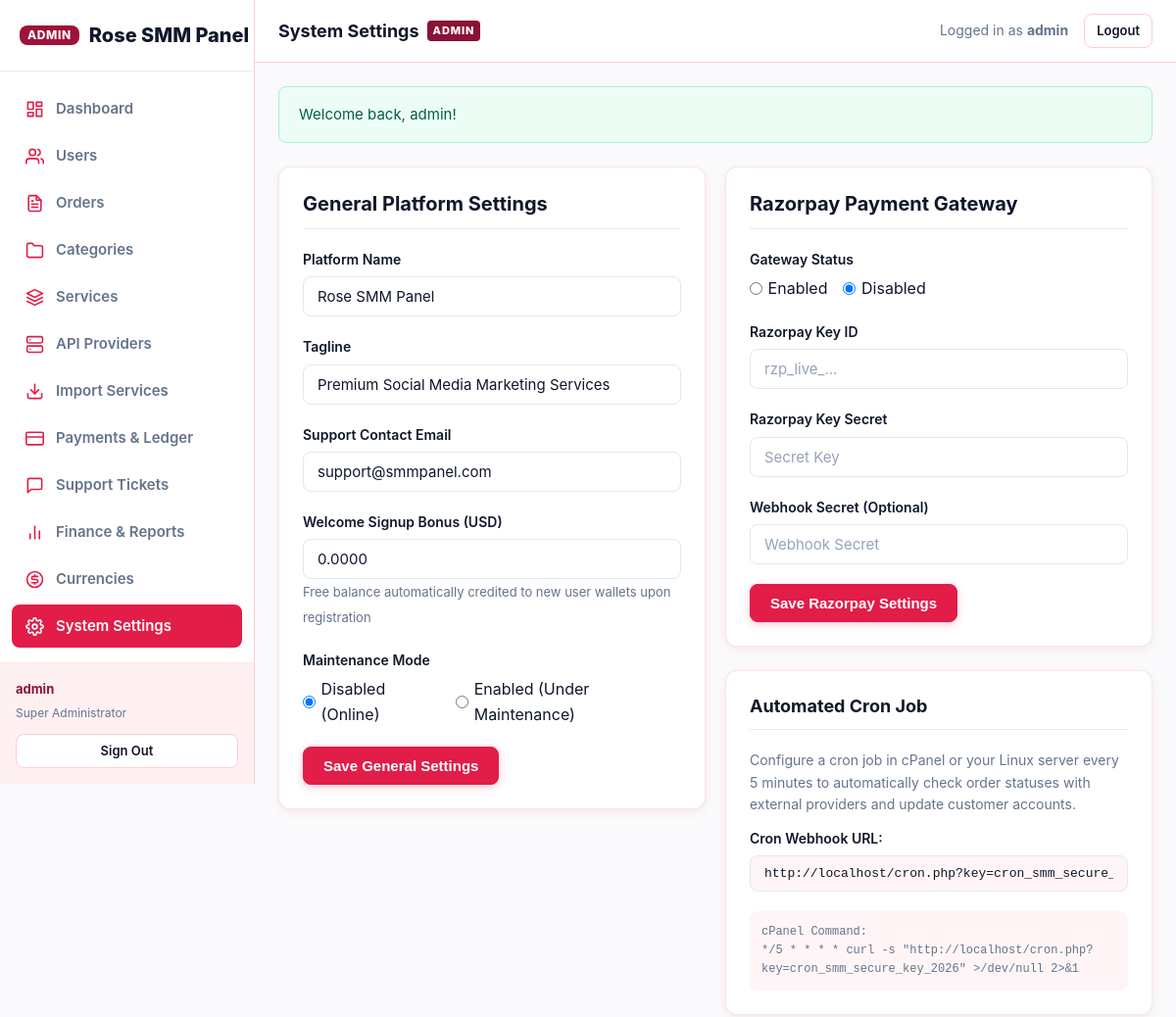
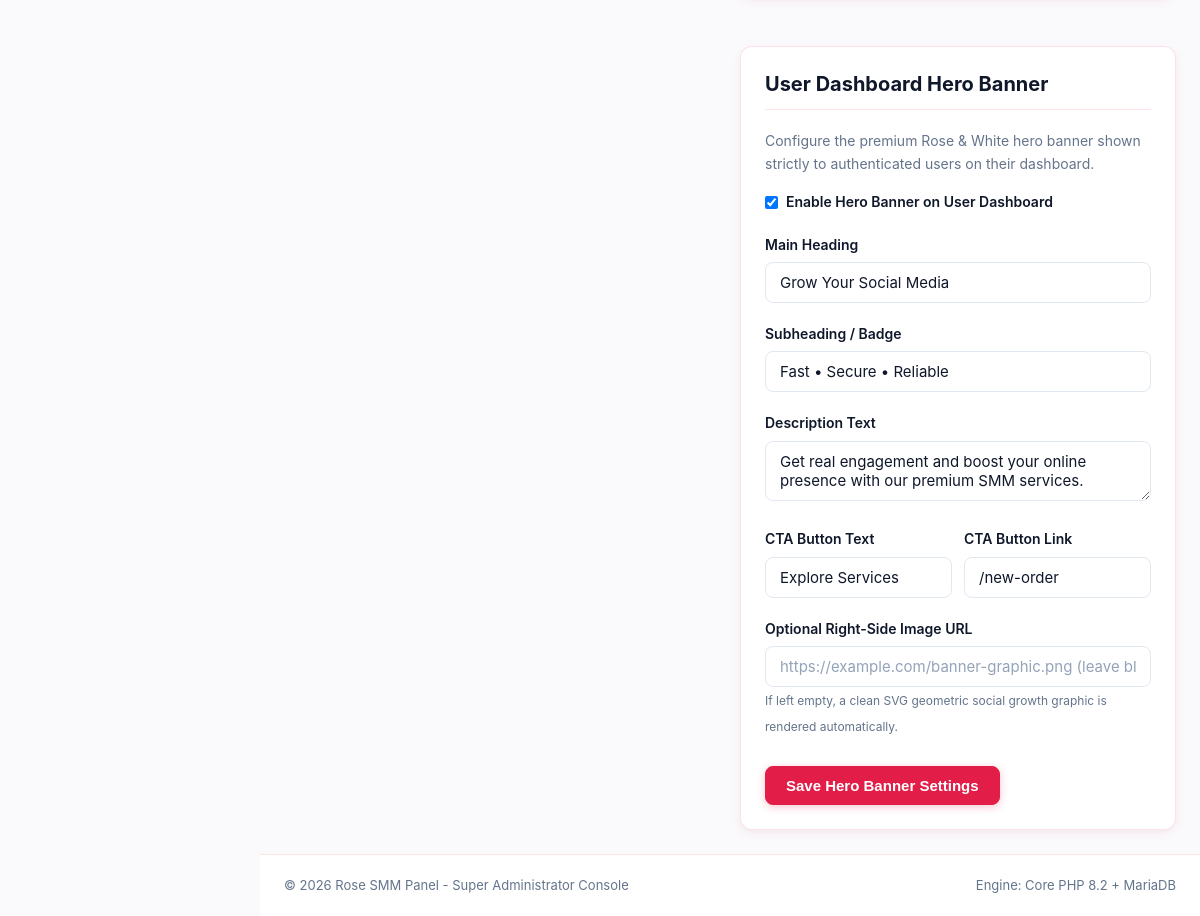
The app's page /admin/settings (signed in) with its own data (2 pictures, top to bottom).
### tables this page shows
CREATE TABLE `users` (
  `id` INT AUTO_INCREMENT PRIMARY KEY,
  `username` VARCHAR(64) NOT NULL UNIQUE,
  `email` VARCHAR(191) NOT NULL UNIQUE,
  `password` VARCHAR(255) NOT NULL,
  `role` ENUM('user', 'admin') NOT NULL DEFAULT 'user',
  `balance` DECIMAL(15, 4) NOT NULL DEFAULT 0.0000,
  `currency_code` VARCHAR(10) NOT NULL DEFAULT 'USD',
  `api_key` VARCHAR(64) UNIQUE NULL,
  `status` ENUM('active', 'suspended', 'pending') NOT NULL DEFAULT 'active',
  `reset_token` VARCHAR(64) NULL,
  `reset_expires` DATETIME NULL,
  `created_at` TIMESTAMP NOT NULL DEFAULT CURRENT_TIMESTAMP,
  `updated_at` TIMESTAMP NOT NULL DEFAULT CURRENT_TIMESTAMP ON UPDATE CURRENT_TIMESTAMP,
  INDEX `idx_users_role` (`role`),
  INDEX `idx_users_status` (`status`)
);

CREATE TABLE IF NOT EXISTS `hero_banners` (
  `id` INT NOT NULL AUTO_INCREMENT,
  `heading` VARCHAR(255) NOT NULL,
  `subheading` VARCHAR(255) DEFAULT NULL,
  `description` TEXT DEFAULT NULL,
  `cta_text` VARCHAR(100) NOT NULL DEFAULT 'Explore Services',
  `cta_link` VARCHAR(255) NOT NULL DEFAULT '/new-order',
  `image_url` VARCHAR(255) DEFAULT NULL,
  `sort_order` INT NOT NULL DEFAULT 0,
  `is_active` TINYINT(1) NOT NULL DEFAULT 1,
  `created_at` TIMESTAMP NULL DEFAULT CURRENT_TIMESTAMP,
  `updated_at` TIMESTAMP NULL DEFAULT CURRENT_TIMESTAMP ON UPDATE CURRENT_TIMESTAMP,
  PRIMARY KEY (`id`)
);

### themes/classic/views/admin/settings.php (the view, shortened to what the rows shown need)
<?php
$pageTitle = 'System Settings';
$currentPage = 'admin_settings';
require __DIR__ . '/header.php';
$siteName = get_setting('site_name', 'Rose SMM Panel');
$siteTagline = get_setting('site_tagline', 'Premium SMM Services');
$supportEmail = get_setting('support_email', 'admin@rosesmm.test');
$signupBonus = get_setting('signup_bonus', '0.00');
$maintenanceMode = get_setting('maintenance_mode', '0');
$razorpayEnabled = get_setting('razorpay_enabled', '0');
$razorpayKeyId = get_setting('razorpay_key_id', '');
$razorpayKeySecret = get_setting('razorpay_key_secret', '');
$razorpayWebhookSecret = get_setting('razorpay_webhook_secret', '');
$cronKey = get_setting('cron_key', 'cron_smm_secure_key_2026');
$cronUrl = (isset($_SERVER['HTTPS']) && $_SERVER['HTTPS'] === 'on' ? 'https' : 'http') . '://' . ($_SERVER['HTTP_HOST'] ?? 'localhost') . '/cron.php?key=' . urlencode($cronKey);
$heroBanner = DB::fetch("SELECT * FROM hero_banners WHERE id = 1 LIMIT 1") ?: [
    'id' => 1,
    'heading' => 'Grow Your Social Media',
    'subheading' => 'Fast • Secure • Reliable',
    'description' => 'Get real engagement and boost your online presence with our premium SMM services.',
    'cta_text' => 'Explore Services',
    'cta_link' => '/new-order',
    'image_url' => '',
    'is_active' => 1
];
?>
<div class="grid grid-cols-2" style="align-items: start;">
  <div class="card" id="general_settings_card">
    <div class="card-header">
      <h3 class="card-title">General Platform Settings</h3>
    </div>
    <form method="POST" action="/admin/settings/save" id="general_settings_form">
      <div class="form-group">
        <label for="site_name" class="form-label">Platform Name</label>
        <input type="text" id="site_name" name="site_name" value="<?= e($siteName) ?>" class="form-control" required>
      </div>
      <div class="form-group">
        <label for="site_tagline" class="form-label">Tagline</label>
        <input type="text" id="site_tagline" name="site_tagline" value="<?= e($siteTagline) ?>" class="form-control" required>
      </div>
      <div class="form-group">
        <label for="support_email" class="form-label">Support Contact Email</label>
        <input type="email" id="support_email" name="support_email" value="<?= e($supportEmail) ?>" class="form-control" required>
      </div>
      <div class="form-group">
        <label for="signup_bonus" class="form-label">Welcome Signup Bonus (USD)</label>
        <input type="number" step="0.01" min="0" id="signup_bonus" name="signup_bonus" value="<?= e($signupBonus) ?>" class="form-control">
        <span class="form-text">Free balance automatically credited to new user wallets upon registration</span>
      </div>
      <div class="form-group">
        <label class="form-label">Maintenance Mode</label>
        <div style="display: flex; gap: 1rem; align-items: center;">
          <label style="display: flex; align-items: center; gap: 0.35rem; cursor: pointer;">
            <input type="radio" name="maintenance_mode" value="0" <?= $maintenanceMode === '0' ? 'checked' : '' ?>>
            Disabled (Online)
          </label>
          <label style="display: flex; align-items: center; gap: 0.35rem; cursor: pointer;">
            <input type="radio" name="maintenance_mode" value="1" <?= $maintenanceMode === '1' ? 'checked' : '' ?>>
            Enabled (Under Maintenance)
          </label>
        </div>
      </div>
      <button type="submit" class="btn btn-primary">
        Save General Settings
      </button>
    </form>
  </div>
  <div style="display: flex; flex-direction: column; gap: 1.5rem;">
    <div class="card" id="razorpay_settings_card">
      <div class="card-header">
        <h3 class="card-title">Razorpay Payment Gateway</h3>
      </div>
      <form method="POST" action="/admin/settings/save" id="razorpay_settings_form">
        <div class="form-group">
          <label class="form-label">Gateway Status</label>
          <div style="display: flex; gap: 1rem; align-items: center;">
            <label style="display: flex; align-items: center; gap: 0.35rem; cursor: pointer;">
              <input type="radio" name="razorpay_enabled" value="1" <?= $razorpayEnabled === '1' ? 'checked' : '' ?>>
              Enabled
            </label>
            <label style="display: flex; align-items: center; gap: 0.35rem; cursor: pointer;">
              <input type="radio" name="razorpay_enabled" value="0" <?= $razorpayEnabled === '0' ? 'checked' : '' ?>>
              Disabled
            </label>
          </div>
        </div>
        <div class="form-group">
          <label for="razorpay_key_id" class="form-label">Razorpay Key ID</label>
          <input type="text" id="razorpay_key_id" name="razorpay_key_id" value="<?= e($razorpayKeyId) ?>" class="form-control" placeholder="rzp_live_...">
        </div>
        <div class="form-group">
          <label for="razorpay_key_secret" class="form-label">Razorpay Key Secret</label>
          <input type="password" id="razorpay_key_secret" name="razorpay_key_secret" value="<?= e($razorpayKeySecret) ?>" class="form-control" placeholder="Secret Key">
        </div>
        <div class="form-group">
          <label for="razorpay_webhook_secret" class="form-label">Webhook Secret (Optional)</label>
          <input type="password" id="razorpay_webhook_secret" name="razorpay_webhook_secret" value="<?= e($razorpayWebhookSecret) ?>" class="form-control" placeholder="Webhook Secret">
        </div>
        <button type="submit" class="btn btn-primary">
          Save Razorpay Settings
        </button>
      </form>
    </div>
    <div class="card" id="cron_settings_card">
      <div class="card-header">
        <h4 class="card-title" style="font-size: 1.125rem;">Automated Cron Job</h4>
      </div>
      <p style="font-size: 0.875rem; color: var(--text-muted); margin-bottom: 0.75rem;">
        Configure a cron job in cPanel or your Linux server every 5 minutes to automatically check order statuses with external providers and update customer accounts.
      </p>
      <div class="form-group">
        <label class="form-label">Cron Webhook URL:</label>
        <input type="text" readonly value="<?= e($cronUrl) ?>" class="form-control" style="font-family: monospace; font-size: 0.8125rem; background: var(--bg-subtle);">
      </div>
      <div style="background: var(--bg-subtle); padding: 0.75rem; border-radius: var(--radius-sm); font-family: monospace; font-size: 0.75rem; color: var(--text-muted);">
        cPanel Command:<br>
        */5 * * * * curl -s "<?= e($cronUrl) ?>" >/dev/null 2>&1
      </div>
    </div>
    <div class="card" id="hero_banner_settings_card" style="margin-top: 1.5rem;">
      <div class="card-header">
        <h3 class="card-title">User Dashboard Hero Banner</h3>
      </div>
      <p style="font-size: 0.875rem; color: var(--text-muted); margin-bottom: 1rem;">
        Configure the premium Rose & White hero banner shown strictly to authenticated users on their dashboard.
      </p>
      <form method="POST" action="/admin/settings/save" id="hero_banner_settings_form">
        <div class="form-group">
          <label class="form-label" style="display: flex; align-items: center; gap: 0.5rem; cursor: pointer;">
            <input type="checkbox" name="is_active" value="1" <?= ($heroBanner['is_active'] ?? 1) ? 'checked' : '' ?> style="width: auto;">
            <span style="font-weight: 600;">Enable Hero Banner on User Dashboard</span>
          </label>
        </div>
        <div class="form-group">
          <label class="form-label">Main Heading</label>
          <input type="text" name="heading" class="form-control" value="<?= e($heroBanner['heading'] ?? 'Grow Your Social Media') ?>" required>
        </div>
        <div class="form-group">
          <label class="form-label">Subheading / Badge</label>
          <input type="text" name="subheading" class="form-control" value="<?= e($heroBanner['subheading'] ?? 'Fast • Secure • Reliable') ?>" placeholder="e.g. Fast • Secure • Reliable">
        </div>
        <div class="form-group">
          <label class="form-label">Description Text</label>
          <textarea name="description" class="form-control" rows="2"><?= e($heroBanner['description'] ?? '') ?></textarea>
        </div>
        <div class="grid grid-cols-2" style="gap: 0.75rem;">
          <div class="form-group">
            <label class="form-label">CTA Button Text</label>
            <input type="text" name="cta_text" class="form-control" value="<?= e($heroBanner['cta_text'] ?? 'Explore Services') ?>" required>
          </div>
          <div class="form-group">
            <label class="form-label">CTA Button Link</label>
            <input type="text" name="cta_link" class="form-control" value="<?= e($heroBanner['cta_link'] ?? '/new-order') ?>" required>
          </div>
        </div>
        <div class="form-group">
          <label class="form-label">Optional Right-Side Image URL</label>
          <input type="url" name="image_url" class="form-control" value="<?= e($heroBanner['image_url'] ?? '') ?>" placeholder="https://example.com/banner-graphic.png (leave blank for built-in Rose graphic)">
          <small style="color: var(--text-muted); font-size: 0.75rem;">If left empty, a clean SVG geometric social growth graphic is rendered automatically.</small>
        </div>
        <button type="submit" class="btn btn-primary" style="margin-top: 0.5rem;">
          Save Hero Banner Settings
        </button>
      </form>
    </div>
  </div>
</div>
<?php require __DIR__ . '/footer.php'; ?>

### themes/classic/views/admin/header.php (shortened to what the rows shown need)
<?php
require_once __DIR__ . '/../../../../includes/auth.php';
Auth::requireAdmin();
$adminUser = Auth::user();
$currentPage = $currentPage ?? 'admin_dashboard';
?>
<!DOCTYPE html>
<html lang="en">
<head>
  <link rel="stylesheet" href="/themes/classic/assets/css/style.css">
</head>
<body>
<div class="panel-wrapper">
  <?php require __DIR__ . '/sidebar.php'; ?>
  <div class="panel-main">
    <header class="panel-topbar" id="admin_topbar" style="border-bottom-color: var(--rose-200);">
      <div style="display: flex; align-items: center; gap: 0.75rem;">
        <div style="display: flex; align-items: center; gap: 0.5rem;">
          <h2 style="font-size: 1.125rem; font-weight: 700; margin: 0;"><?= e($pageTitle ?? 'Admin Console') ?></h2>
          <span class="admin-badge-indicator">Admin</span>
        </div>
      </div>
      <div style="display: flex; align-items: center; gap: 1rem;">
        <span style="font-size: 0.875rem; color: var(--text-muted);">
          Logged in as <strong><?= e($adminUser['username']) ?></strong>
        </span>
        <a href="/logout" class="btn btn-secondary btn-sm" id="admin_topbar_logout">Logout</a>
      </div>
    </header>
    <div class="panel-content">
      <?php if ($flash = flash_get()): ?>
        <div class="alert alert-<?= e($flash['type']) ?>" id="admin_flash_alert">
          <span><?= e($flash['message']) ?></span>
        </div>
      <?php endif; ?>

### themes/classic/views/admin/sidebar.php
<?php
$currentPage = $currentPage ?? 'admin_dashboard';
$siteName = e(get_setting('site_name', 'Rose SMM Panel'));
?>
<aside class="panel-sidebar" id="admin_sidebar" style="border-right-color: var(--rose-200);">
  <div class="sidebar-header" style="display: flex; align-items: center; justify-content: space-between;">
    <a href="/admin" class="brand-logo" id="admin_logo_link">
      <span class="brand-badge" style="background: var(--rose-800);">ADMIN</span>
      <span><?= $siteName ?></span>
    </a>
  </div>
  <nav class="sidebar-nav" id="admin_sidebar_nav">
    <a href="/admin" class="nav-link <?= $currentPage === 'admin_dashboard' ? 'active' : '' ?>" id="admin_link_dashboard">
      <?= SMMIcons::getNavIcon('admin_dashboard') ?>
      <span>Dashboard</span>
    </a>
    <a href="/admin/users" class="nav-link <?= $currentPage === 'admin_users' ? 'active' : '' ?>" id="admin_link_users">
      <?= SMMIcons::getNavIcon('admin_users') ?>
      <span>Users</span>
    </a>
    <a href="/admin/orders" class="nav-link <?= $currentPage === 'admin_orders' ? 'active' : '' ?>" id="admin_link_orders">
      <?= SMMIcons::getNavIcon('admin_orders') ?>
      <span>Orders</span>
    </a>
    <a href="/admin/categories" class="nav-link <?= $currentPage === 'admin_categories' ? 'active' : '' ?>" id="admin_link_categories">
      <?= SMMIcons::getNavIcon('admin_categories') ?>
      <span>Categories</span>
    </a>
    <a href="/admin/services" class="nav-link <?= $currentPage === 'admin_services' ? 'active' : '' ?>" id="admin_link_services">
      <?= SMMIcons::getNavIcon('admin_services') ?>
      <span>Services</span>
    </a>
    <a href="/admin/providers" class="nav-link <?= $currentPage === 'admin_providers' ? 'active' : '' ?>" id="admin_link_providers">
      <?= SMMIcons::getNavIcon('admin_providers') ?>
      <span>API Providers</span>
    </a>
    <a href="/admin/provider-services" class="nav-link <?= $currentPage === 'admin_import' ? 'active' : '' ?>" id="admin_link_import">
      <?= SMMIcons::getNavIcon('admin_import') ?>
      <span>Import Services</span>
    </a>
    <a href="/admin/payments" class="nav-link <?= $currentPage === 'admin_payments' ? 'active' : '' ?>" id="admin_link_payments">
      <?= SMMIcons::getNavIcon('admin_payments') ?>
      <span>Payments & Ledger</span>
    </a>
    <a href="/admin/tickets" class="nav-link <?= $currentPage === 'admin_tickets' ? 'active' : '' ?>" id="admin_link_tickets">
      <?= SMMIcons::getNavIcon('admin_tickets') ?>
      <span>Support Tickets</span>
    </a>
    <a href="/admin/finance" class="nav-link <?= $currentPage === 'admin_finance' ? 'active' : '' ?>" id="admin_link_finance">
      <?= SMMIcons::getNavIcon('admin_finance') ?>
      <span>Finance & Reports</span>
    </a>
    <a href="/admin/currencies" class="nav-link <?= $currentPage === 'admin_currencies' ? 'active' : '' ?>" id="admin_link_currencies">
      <?= SMMIcons::getNavIcon('admin_currencies') ?>
      <span>Currencies</span>
    </a>
    <a href="/admin/settings" class="nav-link <?= $currentPage === 'admin_settings' ? 'active' : '' ?>" id="admin_link_settings">
      <?= SMMIcons::getNavIcon('admin_settings') ?>
      <span>System Settings</span>
    </a>
  </nav>
  <div class="sidebar-footer" style="background: var(--rose-50);">
    <div style="font-size: 0.8125rem; font-weight: 700; color: var(--rose-900); margin-bottom: 0.25rem;">
      <?= e($adminUser['username']) ?>
    </div>
    <div style="font-size: 0.75rem; color: var(--text-muted); margin-bottom: 0.75rem;">
      Super Administrator
    </div>
    <a href="/logout" class="btn btn-secondary btn-sm btn-block" id="admin_logout_btn">
      Sign Out
    </a>
  </div>
</aside>

### records on screen
users: username "admin"
hero_banners: is_active "☑", heading "Grow Your Social Media", subheading "Fast • Secure • Reliable", description "Get real engagement and boost your online presence with our premium SMM services.", cta_text "Explore Services", cta_link "/new-order"

### other values on screen
$siteName "Rose SMM Panel"
$pageTitle "System Settings"
$flash['message'] "Welcome back, admin!"
$cronUrl "http://localhost/cron.php?key=cron_smm_secure_key_2026"
